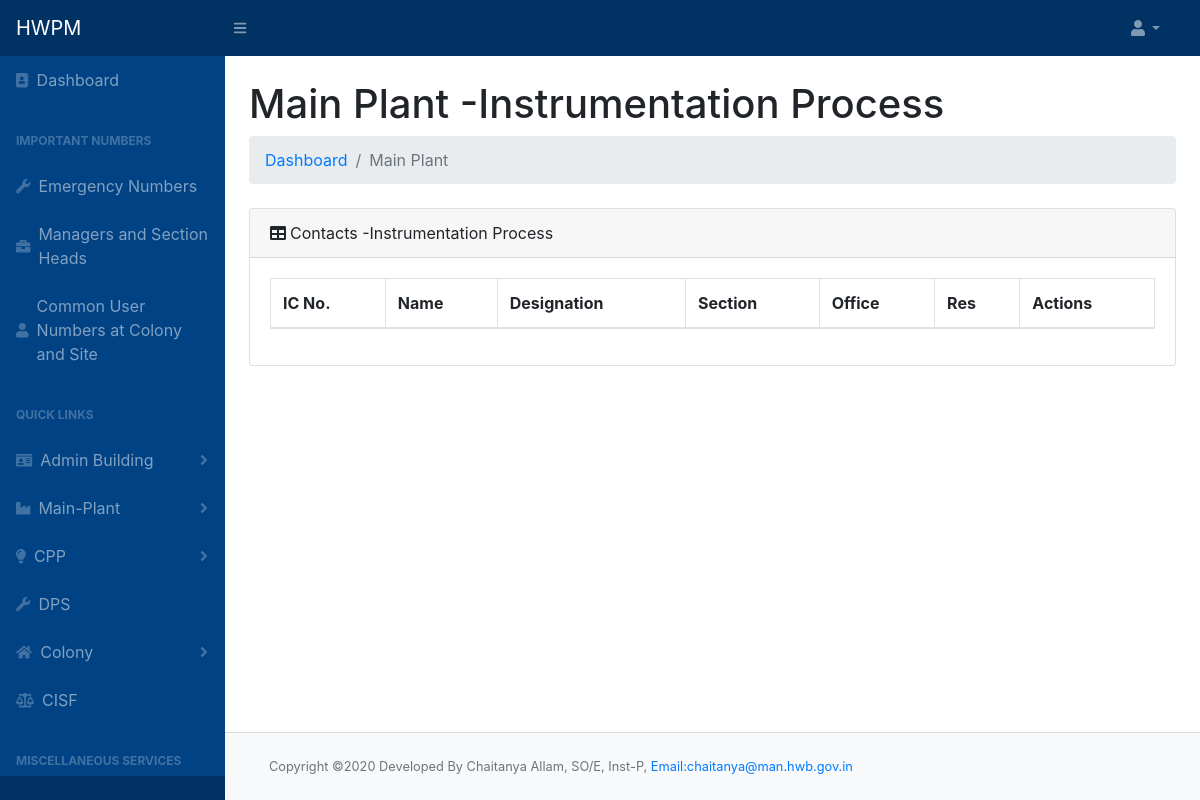
Page /ip.php on the earlier database version.
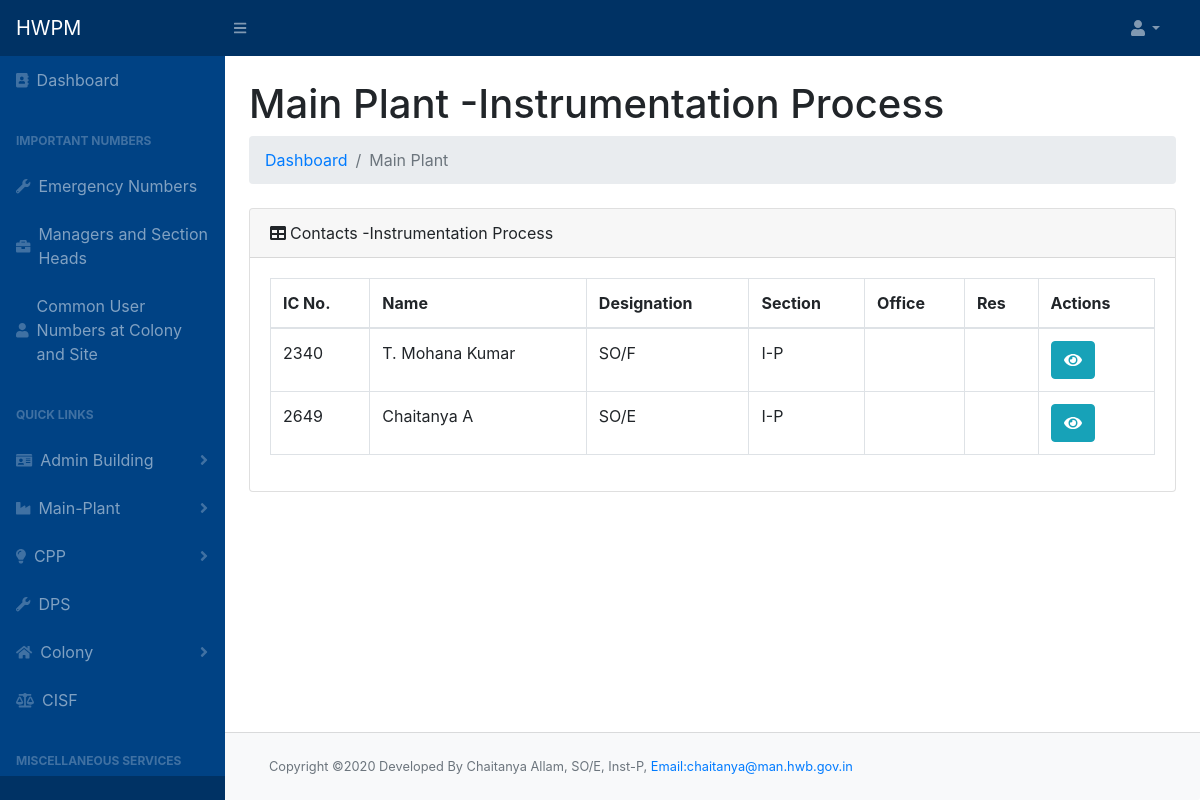
Same page on the later database version.
### tables this page shows
CREATE TABLE `employee` (
  `icno` int(10) NOT NULL,
  `name` varchar(50) NOT NULL,
  `designation` varchar(50) NOT NULL,
  `section` varchar(50) NOT NULL,
  `pno` int(20) NOT NULL,
  `email` varchar(100) NOT NULL,
  `mobile` varchar(20) NOT NULL,
  `cat1` int(11) NOT NULL,
  `cat2` int(11) NOT NULL,
  `cat3` int(11) NOT NULL,
  `cat4` int(11) NOT NULL
);

### ip.php (the view, shortened to what this page needs)
<!DOCTYPE html>
<html lang="en">
<?php include "header.php";
?>
<div id="layoutSidenav_content">
  <main>
    <div class="container-fluid">
      <h1 class="mt-4">Main Plant -Instrumentation Process</h1>
      <ol class="breadcrumb mb-4">
        <li class="breadcrumb-item"><a href="index.php">Dashboard</a></li>
        <?php if (isset($_GET['act'])) { ?>
          <li class="breadcrumb-item"><a href="pp.php">Instrumentation Process</a></li>
          <li class="breadcrumb-item active">
          <?php
          $query = $conn->query("SELECT * FROM `main_act` where `eno`='" . $_GET['act'] . "'");
          if (!$query) die($conn->error);
          while ($row = $query->fetch_assoc()) {
            echo $row['act_name'];
          }
        } else echo "<li class='breadcrumb-item active'>Main Plant</a></li>";
          ?>
      </ol>
        <div class="card mb-4">
                <div class="card-header"><i class="fas fa-table mr-1"></i>Contacts -Instrumentation Process</div>
                <div class="card-body">
                    <div class="table-responsive table-hover">
                        <table class="table table-bordered" id="dataTable" width="100%" cellspacing="0">
                            <thead>
                                <tr>
                                    <th>IC No.</th>
                                    <th>Name</th>
                                    <th>Designation</th>
                                    <th>Section</th>
                                    <th>Office</th>
                                    <th>Res</th>
                                    <th>Actions</th>
                                </tr>
                            </thead>
                            <tbody>
                                <?php $query = $conn->query("SELECT * FROM `employee` WHERE `cat1`='23' or `cat2`='23' or `cat3` = '23'");
                                while ($row = $query->fetch_assoc()) {
                                    echo"<tr>";
                                    ?>
                                    <td><?php echo $row['icno']?></td>
                                    <td><?php echo $row['name']?></td>
                                    <td><?php echo $row['designation']?></td>
                                    <td><?php echo $row['section']?></td>
                                    <td></td>
                                    <td></td>
                                    <td>
                                    <button type="button" class="btn btn-info" data-toggle="modal" data-target="#myModalview" id="getUser" data-id="<?php echo $row['icno'] ?>"><i class="fa fa-eye"></i></button>
                                    </td>
                                    <?php
                                    echo "</tr>";
                                } ?>
                            </tbody>
                        </table>
                    </div>
                </div>
            </div>
        </div>
    </main>
    <br>
    <footer class="py-4 bg-light mt-auto card-footer">
        <div class="container-fluid">
            <div class="d-flex align-items-center justify-content-between small">
                <div class="text-muted">Copyright &copy;2020 Developed By Chaitanya Allam, SO/E, Inst-P, <a href="mailto:chaitanya@man.hwb.gov.in" style="font-size:0.8rem">Email:chaitanya@man.hwb.gov.in</a></div>
            </div>
        </div>
    </footer>
</div>
</div>
<?php include "footer.php" ?>

Differences in the rows shown:
added employee: icno "2340", name "T. Mohana Kumar", designation "SO/F", section "I-P"
now on this page (row edited): employee: icno "2649", name "Chaitanya A", designation "SO/E", section "I-P"
